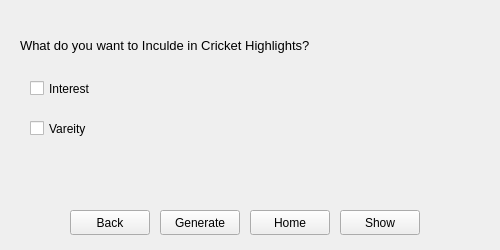
<?xml version="1.0" encoding="UTF-8"?>
<ui version="4.0">
 <class>Genetic_Algo_Win</class>
 <widget class="QMainWindow" name="Genetic_Algo_Win">
  <property name="geometry">
   <rect>
    <x>0</x>
    <y>0</y>
    <width>500</width>
    <height>250</height>
   </rect>
  </property>
  <property name="windowTitle">
   <string>Quick Cricket</string>
  </property>
  <property name="windowIcon">
   <iconset>
    <normaloff>../cricket.png</normaloff>../cricket.png</iconset>
  </property>
  <property name="autoFillBackground">
   <bool>false</bool>
  </property>
  <property name="styleSheet">
   <string notr="true"/>
  </property>
  <widget class="QWidget" name="centralwidget">
   <widget class="QPushButton" name="btn_back">
    <property name="enabled">
     <bool>true</bool>
    </property>
    <property name="geometry">
     <rect>
      <x>70</x>
      <y>210</y>
      <width>80</width>
      <height>25</height>
     </rect>
    </property>
    <property name="text">
     <string>Back</string>
    </property>
   </widget>
   <widget class="QPushButton" name="btn_next">
    <property name="enabled">
     <bool>true</bool>
    </property>
    <property name="geometry">
     <rect>
      <x>160</x>
      <y>210</y>
      <width>80</width>
      <height>25</height>
     </rect>
    </property>
    <property name="text">
     <string>Generate</string>
    </property>
   </widget>
   <widget class="QPushButton" name="btn_home">
    <property name="enabled">
     <bool>true</bool>
    </property>
    <property name="geometry">
     <rect>
      <x>250</x>
      <y>210</y>
      <width>80</width>
      <height>25</height>
     </rect>
    </property>
    <property name="text">
     <string>Home</string>
    </property>
   </widget>
   <widget class="QCheckBox" name="interest_box">
    <property name="geometry">
     <rect>
      <x>30</x>
      <y>80</y>
      <width>70</width>
      <height>17</height>
     </rect>
    </property>
    <property name="font">
     <font>
      <kerning>true</kerning>
     </font>
    </property>
    <property name="text">
     <string>Interest</string>
    </property>
    <property name="checked">
     <bool>false</bool>
    </property>
   </widget>
   <widget class="QCheckBox" name="vareity_box">
    <property name="geometry">
     <rect>
      <x>30</x>
      <y>120</y>
      <width>70</width>
      <height>17</height>
     </rect>
    </property>
    <property name="text">
     <string>Vareity</string>
    </property>
    <property name="checkable">
     <bool>true</bool>
    </property>
    <property name="checked">
     <bool>false</bool>
    </property>
   </widget>
   <widget class="QLabel" name="label">
    <property name="geometry">
     <rect>
      <x>20</x>
      <y>20</y>
      <width>381</width>
      <height>51</height>
     </rect>
    </property>
    <property name="font">
     <font>
      <pointsize>10</pointsize>
     </font>
    </property>
    <property name="text">
     <string>What do you want to Inculde in Cricket Highlights?</string>
    </property>
   </widget>
   <widget class="QPushButton" name="btn_show">
    <property name="geometry">
     <rect>
      <x>340</x>
      <y>210</y>
      <width>80</width>
      <height>25</height>
     </rect>
    </property>
    <property name="text">
     <string>Show</string>
    </property>
   </widget>
   <widget class="QLabel" name="result_label">
    <property name="geometry">
     <rect>
      <x>250</x>
      <y>70</y>
      <width>231</width>
      <height>101</height>
     </rect>
    </property>
    <property name="font">
     <font>
      <family>Rockwell</family>
      <pointsize>10</pointsize>
     </font>
    </property>
    <property name="text">
     <string/>
    </property>
   </widget>
  </widget>
 </widget>
 <resources/>
 <connections/>
</ui>
